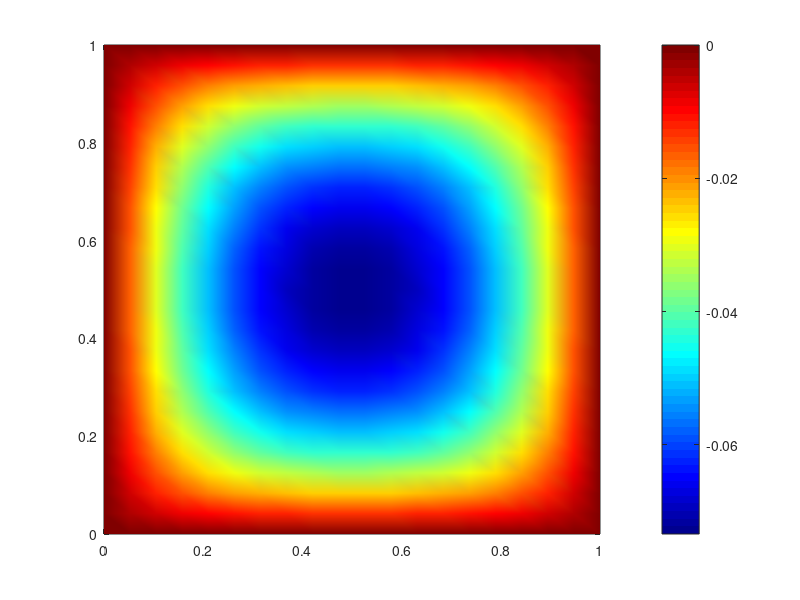

The MATLAB script that drew this image:
% Sloving of 2D POisson equation directly
% d2PHI/dx^2 + d2PHI/dy^2 = 1
% with finite differences

% Clear memory and figures
clear all % clear memory
clf % Clear figures

% 1. Define numerical model
Nx = 20; % Horizontal resolution
Ny = 25; % Vertical resolution
xsize = 1; % Horizontal size of the model, m
ysize = 1; % vertical size of the model, m
dx = xsize/(Nx-1); % Horizontal grid step, m
dy = ysize/(Ny-1); % Vertical grid step, m
x = 0:dx:xsize; % Horizontal coordinates, m
y = 0:dy:ysize; % Vertical coordinates, m

% 2. Define global matrices L(), R()
N = Nx * Ny; % The number of unknowns in the grid
L = sparse(N, N); % Left hand side coefficients
R = zeros(N, 1); % Right hand side coefficients

% 3. Compose of global matrices L(), R()
% Loop through all grid points
for j = 1:1:Nx
    for i = 1:1:Ny
        % Define global index g based on geometrical index i, j
        g = (j-1) * Ny + i;
        % Decide on the type of equation based on i, j
        if(j==1 || j==Nx || i==1 || i==Ny)
            % Boundary condition equations
            % PHI = 0 => 1*PHI(i,j)=0 => 1*S(g)=0
            % global  => geometrical  => algebraic
            L(g,g) = 1; % Left hand side
            R(g,1) = 0; % Right hand side
        else
            % Internal points: 2D Poisson eqaution
            % d2PHI/dx^2 + d2PHI/dy^2 = 1
            %
            %           g-1
            %           PHI2
            %            |
            %     g-Ny   g    g+Ny
            %     PHI1--PHI3--PHI5
            %            |
            %           g+1
            %           PHI4
            %
            %(PHI1-2*PHI3+PHI5)/dx^2+(PHI2-2*PHI3+PHI4)/dy^2=1
            % Left hand side
            L(g,g-Ny) = 1/dx^2; % PHI1
            L(g,g-1) = 1/dy^2; % PHI2
            L(g,g) = -2/dx^2 - 2/dy^2; % PHI3
            L(g,g+1) = 1/dy^2; % PHI4
            L(g,g+Ny) = 1/dx^2; % PHI5
            % Right hand side
            R(g,1) = 1;           
        end       
    end
end

% 4. Solve matrices
S = L \ R; 

% 4a. Reload solution S(1,...,N) to PHI() array
PHI = zeros(Ny,Nx); % Create geometrical array PHI()
for j = 1:1:Nx
    for i = 1:1:Ny
        % Define global index g based on geometrical index i, j
        g = (j-1) * Ny + i;
        % Reload solution
        PHI(i,j) = S(g);
    end
end

% Visualization
figure(1);colormap('Jet')
pcolor(x,y,PHI)
shading interp
colorbar









